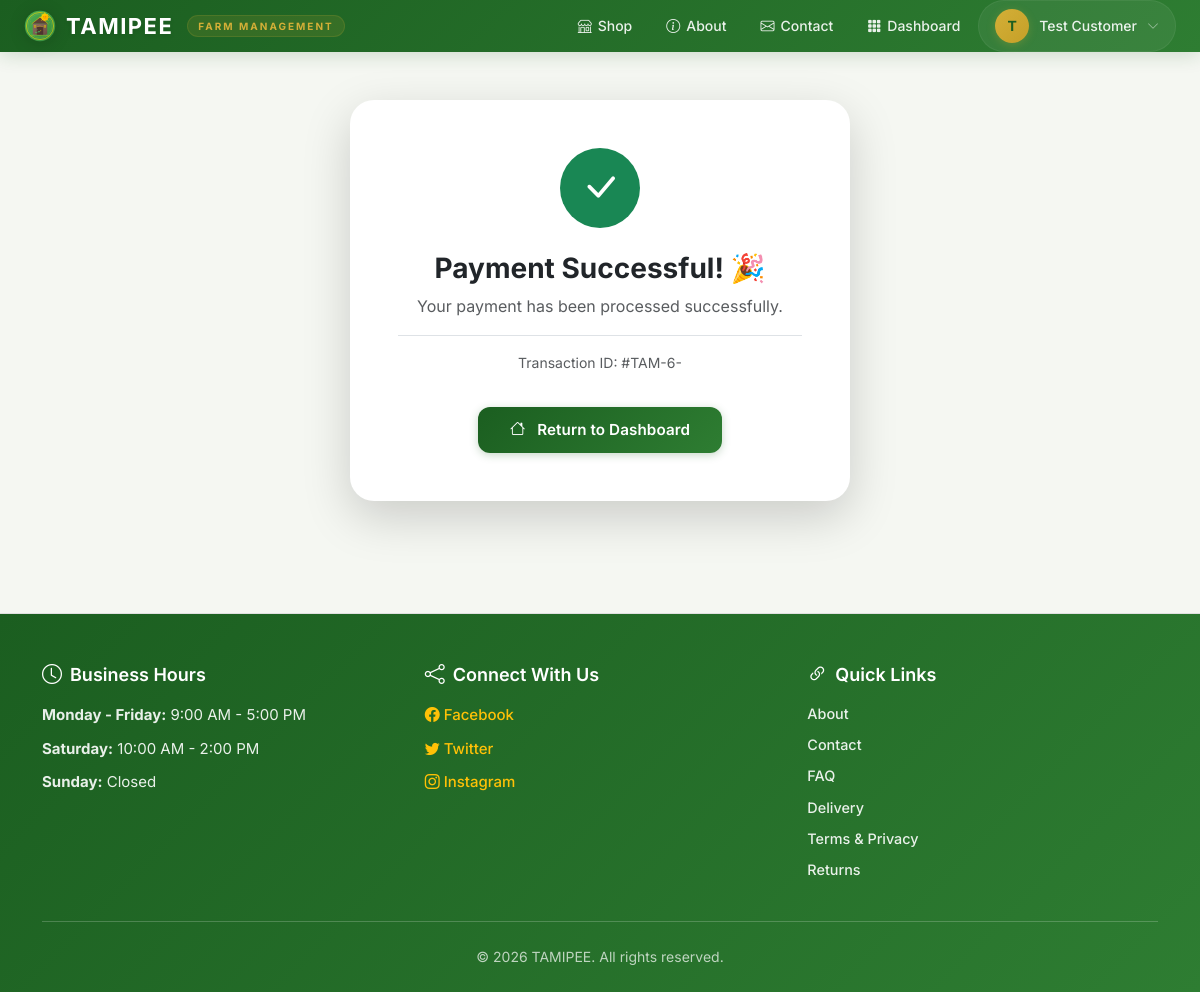
/accounts/payment/success/ (signed in), run on the app's committed database.
### accounts/models.py (models this page shows, shortened)
class CustomUser(AbstractBaseUser, PermissionsMixin):
    class Role(models.TextChoices):
        SUPER_ADMIN = "SUPER_ADMIN", _("Super Admin")
        FARM_MANAGER = "FARM_MANAGER", _("Farm Manager")
        STAFF = "STAFF", _("Staff")
        CUSTOMER = "CUSTOMER", _("Customer")
    username = models.CharField(
        _("username"),
        max_length=150,
        unique=True,
        help_text=_(
            "Required. 150 characters or fewer. Auto-generated from your name."
        ),
        error_messages={
            "unique": _("A user with that username already exists."),
        },
    )
    email = models.EmailField(
        _("email address"),
        unique=True,
        max_length=255,
        error_messages={
            "unique": _("A user with this email address already exists."),
        },
    )
    full_name = models.CharField(_("full name"), max_length=255)
    phone_number = models.CharField(_("phone number"), max_length=20, blank=True)
    role = models.CharField(
        _("role"),
        max_length=20,
        choices=Role.choices,
        default=Role.CUSTOMER,
        help_text=_("Determines the user's permissions and access level."),
    )
    date_joined = models.DateTimeField(_("date joined"), default=timezone.now)
    is_active = models.BooleanField(
        _("active"),
        default=True,
        help_text=_(
            "Designates whether this user should be treated as active. "
            "Unselect this instead of deleting accounts."
        ),
    )
    is_staff = models.BooleanField(
        _("staff status"),
        default=False,
        help_text=_("Designates whether the user can log into this admin site."),
    )
    is_superuser = models.BooleanField(
        _("superuser status"),
        default=False,
        help_text=_(
            "Designates that this user has all permissions without "
            "explicitly assigning them."
        ),
    )
    email_verified = models.BooleanField(
        _("email verified"),
        default=False,
        help_text=_("Designates whether the user has verified their email address."),
    )
    profile_picture = models.ImageField(
        _("profile picture"),
        upload_to="profile_pictures/",
        blank=True,
        null=True,
    )
    objects = CustomUserManager()
    USERNAME_FIELD = "email"
    REQUIRED_FIELDS = ["full_name"]
    class Meta:
        verbose_name = _("user")
        verbose_name_plural = _("users")
        ordering = ["-date_joined"]

### admin_dashboard/models.py (models this page shows, shortened)
class SiteContent(models.Model):
    SECTION_CHOICES = [
        ('about', _('About Page')),
        ('contact', _('Contact Page')),
        ('faq', _('FAQ (Frequently Asked Questions)')),
        ('delivery_info', _('Delivery Information')),
        ('terms_privacy', _('Terms & Privacy Policy')),
        ('return_refund', _('Return & Refund Policy')),
        ('homepage_hero', _('Homepage Hero Text')),
        ('shop_banner', _('Shop Announcement Banner')),
        ('business_hours', _('Business Hours')),
        ('social_media', _('Social Media Links')),
    ]
    section = models.CharField(
        _("section"),
        max_length=50,
        choices=SECTION_CHOICES,
        unique=True,
        help_text=_("The section of the website this content belongs to")
    )
    title = models.CharField(
        _("title"),
        max_length=200,
        help_text=_("Title for this section")
    )
    content = models.TextField(
        _("content"),
        help_text=_("Main content for this section (HTML allowed)")
    )
    updated_at = models.DateTimeField(_("updated at"), auto_now=True)
    class Meta:
        verbose_name = _("site content")
        verbose_name_plural = _("site contents")
        ordering = ['section']
    @classmethod
    def get_section_content(cls, section_key):
        try:
            return cls.objects.get(section=section_key)
        except cls.DoesNotExist:
            return None

### accounts/views.py (the view)
@login_required
def payment_success(request):
    return render(request, 'accounts/payment_success.html')

### accounts/templates/accounts/payment_success.html (shortened to what this page needs)
{% extends "base.html" %}
{% load static %}
{% block content %}
<div class="container py-5 text-center">
  <div class="card shadow-lg border-0 mx-auto" style="max-width: 500px; border-radius: 24px;">
    <div class="card-body p-5">
      <div class="mb-4">
        <div class="rounded-circle bg-success d-flex align-items-center justify-content-center mx-auto"
             style="width: 80px; height: 80px;">
          <i class="bi bi-check-lg text-white" style="font-size: 40px;"></i>
        </div>
      </div>
      <h3 class="text-dark-green fw-bold">Payment Successful! 🎉</h3>
      <p class="text-muted">Your payment has been processed successfully.</p>
      <div class="border-top pt-3 mt-3">
        <p class="text-muted small">Transaction ID: #TAM-{{ user.id }}-{{ now|date:"Ymd" }}</p>
      </div>
      <a href="{% url 'accounts:dashboard' %}" class="btn btn-success mt-3"
         style="background: linear-gradient(135deg, #1B5E20 0%, #2E7D32 100%); border: none; border-radius: 12px; padding: 12px 32px;">
        <i class="bi bi-house me-2"></i> Return to Dashboard
      </a>
    </div>
  </div>
</div>
{% endblock %}

### accounts/templates/base.html (shortened to what this page needs)
<!DOCTYPE html>
{% load static %}
<html lang="en">
<head>
    <link href="https://cdn.jsdelivr.net/npm/bootstrap@5.3.3/dist/css/bootstrap.min.css" rel="stylesheet">
    <link rel="stylesheet" href="https://cdn.jsdelivr.net/npm/bootstrap-icons@1.11.3/font/bootstrap-icons.min.css">
    <link rel="stylesheet" href="{% static 'accounts/css/auth.css' %}">
    <link rel="stylesheet" href="{% static 'accounts/css/style.css' %}">
</head>
<body>
    {% block public_navbar %}{% include 'accounts/includes/header.html' %}{% endblock %}
    <main class="main-content">
        {% block content %}
        {% endblock %}
    </main>
    <footer>
        <div class="container">
            <div class="footer-content">
                {% if business_hours_content %}
                <div class="footer-section">
                    <h4><i class="bi bi-clock"></i> {{ business_hours_content.title }}</h4>
                    <div class="footer-text">{{ business_hours_content.content|safe }}</div>
                </div>
                {% endif %}
                {% if social_media_content %}
                <div class="footer-section">
                    <h4><i class="bi bi-share"></i> {{ social_media_content.title }}</h4>
                    <div class="footer-text">{{ social_media_content.content|safe }}</div>
                </div>
                {% endif %}
                <div class="footer-section">
                    <h4><i class="bi bi-link-45deg"></i> Quick Links</h4>
                    <ul class="footer-links">
                        <li><a href="{% url 'shop:about' %}">About</a></li>
                        <li><a href="{% url 'shop:contact' %}">Contact</a></li>
                        <li><a href="{% url 'shop:faq' %}">FAQ</a></li>
                        <li><a href="{% url 'shop:delivery_info' %}">Delivery</a></li>
                        <li><a href="{% url 'shop:terms_privacy' %}">Terms & Privacy</a></li>
                        <li><a href="{% url 'shop:return_refund' %}">Returns</a></li>
                    </ul>
                </div>
            </div>
            <div class="footer-copyright">
                <p class="mb-0">&copy; {% now "Y" %} TAMIPEE. All rights reserved.</p>
            </div>
        </div>
    </footer>
</body>
</html>

### accounts/templates/accounts/includes/header.html (shortened to what this page needs)
{% load static %}
<nav class="navbar navbar-expand-lg navbar-dark" style="
  background: linear-gradient(135deg, #1B5E20 0%, #2E7D32 100%);
  padding: 0;
  box-shadow: 0 2px 20px rgba(27, 94, 32, 0.2);
  position: sticky;
  top: 0;
  z-index: 1030;
">
  <div class="container-fluid px-3 px-md-4">
    <div class="d-flex align-items-center" style="flex-shrink: 0;">
<a class="navbar-brand d-flex align-items-center"
          href="{% url 'home' %}"
          style="
           padding: 8px 0;
           gap: 10px;
           text-decoration: none;
           transition: all 0.3s ease;
         ">
        <img src="{% static 'accounts/images/logo.svg' %}"
             alt="TAMIPEE"
             width="32"
             height="32"
             style="
               filter: drop-shadow(0 2px 8px rgba(0,0,0,0.15));
               transition: transform 0.3s ease;
             ">
        <span style="
          font-size: 22px;
          font-weight: 700;
          letter-spacing: 1.5px;
          color: #FFFFFF;
          text-shadow: 0 2px 4px rgba(0,0,0,0.1);
          line-height: 1.2;
        ">
          TAMIPEE
        </span>
        <span class="d-none d-lg-inline" style="
          font-size: 10px;
          color: #D4AF37;
          letter-spacing: 2px;
          text-transform: uppercase;
          background: rgba(212, 175, 55, 0.12);
          padding: 2px 10px;
          border-radius: 50px;
          border: 1px solid rgba(212, 175, 55, 0.15);
          margin-left: 4px;
        ">
          Farm Management
        </span>
      </a>
    </div>
    <div class="collapse navbar-collapse" id="navbarMain">
      <ul class="navbar-nav ms-auto align-items-center" style="gap: 2px;">
        <li class="nav-item">
          <a class="nav-link d-flex align-items-center"
             href="{% url 'shop:product_list' %}"
             style="
               color: rgba(255, 255, 255, 0.75);
               padding: 8px 16px;
               border-radius: 10px;
               transition: all 0.3s ease;
               font-weight: 500;
               font-size: 14px;
               gap: 6px;
             ">
            <i class="bi bi-shop"></i>
            <span>Shop</span>
          </a>
        </li>
        <li class="nav-item">
          <a class="nav-link d-flex align-items-center"
             href="{% url 'shop:about' %}"
             style="
               color: rgba(255, 255, 255, 0.75);
               padding: 8px 16px;
               border-radius: 10px;
               transition: all 0.3s ease;
               font-weight: 500;
               font-size: 14px;
               gap: 6px;
             ">
            <i class="bi bi-info-circle"></i>
            <span>About</span>
          </a>
        </li>
        <li class="nav-item">
          <a class="nav-link d-flex align-items-center"
             href="{% url 'shop:contact' %}"
             style="
               color: rgba(255, 255, 255, 0.75);
               padding: 8px 16px;
               border-radius: 10px;
               transition: all 0.3s ease;
               font-weight: 500;
               font-size: 14px;
               gap: 6px;
             ">
            <i class="bi bi-envelope"></i>
            <span>Contact</span>
          </a>
        </li>
        <li class="nav-item">
          <a class="nav-link d-flex align-items-center"
             href="{% url 'accounts:dashboard' %}"
             style="
               color: rgba(255, 255, 255, 0.75);
               padding: 8px 16px;
               border-radius: 10px;
               transition: all 0.3s ease;
               font-weight: 500;
               font-size: 14px;
               gap: 6px;
             ">
            <i class="bi bi-grid-3x3-gap-fill"></i>
            <span>Dashboard</span>
          </a>
        </li>
        {% if user.is_authenticated %}
        <li class="nav-item dropdown">
          <a class="nav-link dropdown-toggle d-flex align-items-center"
             href="#"
             id="userDropdown"
             role="button"
             data-bs-toggle="dropdown"
             aria-expanded="false"
             style="
               padding: 4px 12px 4px 4px;
               border-radius: 50px;
               background: rgba(255, 255, 255, 0.06);
               color: #FFFFFF;
               transition: all 0.3s ease;
               gap: 10px;
               border: 1px solid rgba(255, 255, 255, 0.06);
             ">
            <div class="rounded-circle d-flex align-items-center justify-content-center"
                 style="
                   width: 34px;
                   height: 34px;
                   background: linear-gradient(135deg, #D4AF37 0%, #C5A028 100%);
                   color: #1B5E20;
                   font-weight: 700;
                   font-size: 14px;
                   flex-shrink: 0;
                   box-shadow: 0 2px 8px rgba(212, 175, 55, 0.25);
                 ">
              {{ user.full_name|slice:":1"|upper }}
            </div>
            <span class="d-none d-md-inline" style="font-weight: 500; font-size: 14px;">
              {{ user.full_name }}
            </span>
            <i class="bi bi-chevron-down d-none d-md-inline" style="font-size: 12px; color: rgba(255,255,255,0.5);"></i>
          </a>
        </li>
        {% endif %}
      </ul>
    </div>
  </div>
</nav>

### data on the page
CustomUser: full_name "T", full_name "Test Customer", id "6"
SiteContent: title "Business Hours", content "Monday - Friday: 9:00 AM - 5:00 PM Saturday: 10:00 AM - 2:00 PM Sunday: Closed"
SiteContent: title "Connect With Us", content "Facebook Twitter Instagram"
